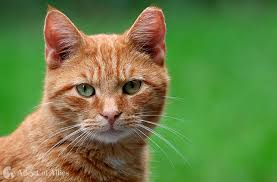
#> input picture images.jfif, 277 x 182 px
$ python '19.Zoom An Image.py'
#> lines starting #> are read from the running program, lines starting #| are printed output that depends on the picture
import cv2
img=cv2.imread("images.jfif")
#> img is the input picture: shape (182, 277, 3); mean B, G, R 69.2, 129.5, 105.6
zoom_image=img[100:300,100:300]
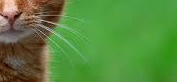
#> zoom_image: shape (82, 177, 3); mean B, G, R 61.6, 134.9, 88
cv2.imshow("Zommed Image",zoom_image)
cv2.waitKey(0)
